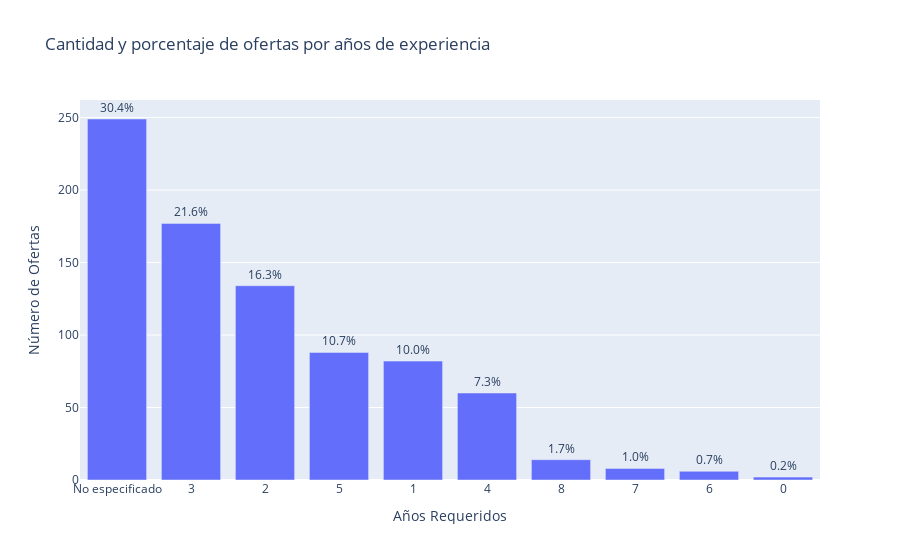

Notebook cell for this chart:
### Markdown cell above
### **Años de experiencia**

### Code cell
f_eda.grafica_anios_experiencia(df)

### Figure 1 — Plotly figure (JSON) as saved in the notebook; plotly's stock layout.template omitted (floating-point values rounded to 4 significant figures)
{"data": [{"hovertemplate": "Años Requeridos=%{x}<br>Número de Ofertas=%{y}<br>text=%{text}<extra></extra>", "legendgroup": "", "marker": {"color": "#636efa", "pattern": {"shape": ""}}, "name": "", "orientation": "v", "showlegend": false, "text": ["30.4%", "21.6%", "16.3%", "10.7%", "10.0%", "7.3%", "1.7%", "1.0%", "0.7%", "0.2%"], "textposition": "outside", "type": "bar", "x": ["No especificado", "3", "2", "5", "1", "4", "8", "7", "6", "0"], "xaxis": "x", "y": [249, 177, 134, 88, 82, 60, 14, 8, 6, 2], "yaxis": "y"}], "layout": {"barmode": "relative", "legend": {"tracegroupgap": 0}, "title": {"text": "Cantidad y porcentaje de ofertas por años de experiencia"}, "xaxis": {"anchor": "y", "domain": [0, 1], "title": {"text": "Años Requeridos"}}, "yaxis": {"anchor": "x", "domain": [0, 1], "title": {"text": "Número de Ofertas"}}}}
